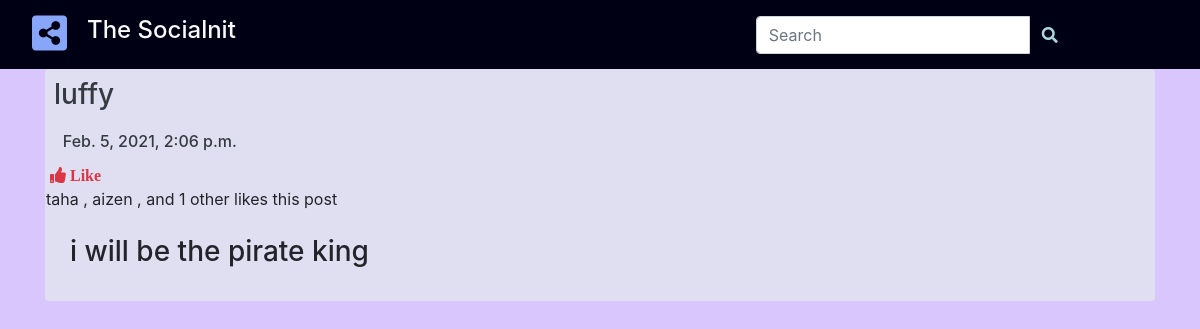
Screenshot of /48/ with the database file from the repository.
### post/models.py (models this page shows, shortened)
class Post(models.Model):
    user = models.ForeignKey(User, related_name='post_created', on_delete=models.CASCADE)
    url = models.URLField(blank=True, null=True)
    text = models.TextField(blank=True, null=True)
    image = models.ImageField(upload_to='images/%Y/%m/%d/', blank=True, null=True)
    video = models.FileField(upload_to="video/%Y%m/%d/",blank=True, null=True)
    created = models.DateTimeField(auto_now_add=True, db_index=True)
    users_like = models.ManyToManyField(User,related_name='posts_liked',blank=True)
    class Meta:
        ordering = ('created',)
    def get_absolute_url(self):
        return reverse('post:post_detail', args=[self.id])

### post/views.py (the view)
# urls.py: path('<int:post_id>/', views.post_detail,name='post_detail'),
def post_detail(request, post_id=None):
    post = None
    post = get_object_or_404(Post, id=post_id)
    comments = Comment.objects.filter(post=post)
    users_like = post.users_like.all()
    if "like" in request.GET :
        post.users_like.add(request.user)
        return redirect(request.META.get('HTTP_REFERER'))
    if "unlike" in request.GET:
        post.users_like.remove(request.user)
        return redirect(request.META.get('HTTP_REFERER'))
    if request.method == 'POST' and request.user.is_authenticated:
        form = CommentForm(data=request.POST)
        if form.is_valid():
            comments = form.save(commit=False)
            comments.post = post
            comments.commenter = request.user
            comments.save()
            return redirect('post:post_detail', post.id)
    else:
        form = CommentForm()
    return render(request, 'post/detail.html', {'post': post, 'form': form, 'comments': comments, 'users_like': users_like})

### post/forms.py
class CommentForm(forms.ModelForm):
    class Meta:
        model = Comment
        fields = ('content',)

### post/templates/post/detail.html (shortened to what this page needs)
{% extends "post/base.html" %}
{% load static %}
{% load embed_video_tags %}
{% load widget_tweaks %}
{% block content %}
<div class="container">
  <div class="row">
    <div class="col-9 mx-auto col-md-6 col-lg-12">
      <div class="card mb-2" style="border-color: transparent; background: #dfdff1">
        <div class="p-2">
          <a class="text-decoration-none text-dark" href="{% url 'post:wall' post.user.id %}">
            <h3 class="card-img-top ">{{ post.user }}</h3>
          </a>
        </div>
        <div class="p-1">
          <a class="text-decoration-none text-dark" href="{{post.get_absolute_url}}">
            <h6 class="card-img-top ">&nbsp;&nbsp; {{ post.created }}</h6>
          </a>
        </div>
        {% if request.user not in post.users_like.all %}
          <a href="{% url 'post:post_detail' post.id %}?like"> <i class="fas fa-thumbs-up text-danger p-1"> Like </i></a>
        {% else %}
          <a href="{{post.get_absolute_url}}?unlike"> <i class="fas fa-thumbs-down text-secondary p-1"> Unlike</i></a>
        {% endif %}
        {% if users_like.count > 1 %}
          {%for liker in users_like|slice:'2' %}
           {{liker.username}}
            {% if not forloop.last %},{% endif %}
          {%endfor%}
          {% if users_like.count > 1 %}
            , and {{users_like.count|add:-1}} other{{users_like.count|add:-1|pluralize}} likes this post
          {% endif %}
        {% endif %}
        {%if post.text%}
        <div class="p-4">
            <h3 class="card-img-top" width='600'>{{ post.text }}</h3>
        </div>
        {% endif %}
      </div>
    </div>
  </div>
</div>
{% endblock %}

### post/static/css/post.css (style rules this page uses)
.body { background-color: rgb(216, 198, 252); }
* { box-sizing: border-box; }

### rows the page displays
Post: user "luffy", created "Feb. 5, 2021, 2:06 p.m.", text "i will be the pirate king"

### other values shown
{{ liker.username }} "taha"
{{ liker.username }} "aizen"
{{ users_like.count|add:-1 }} "1"
